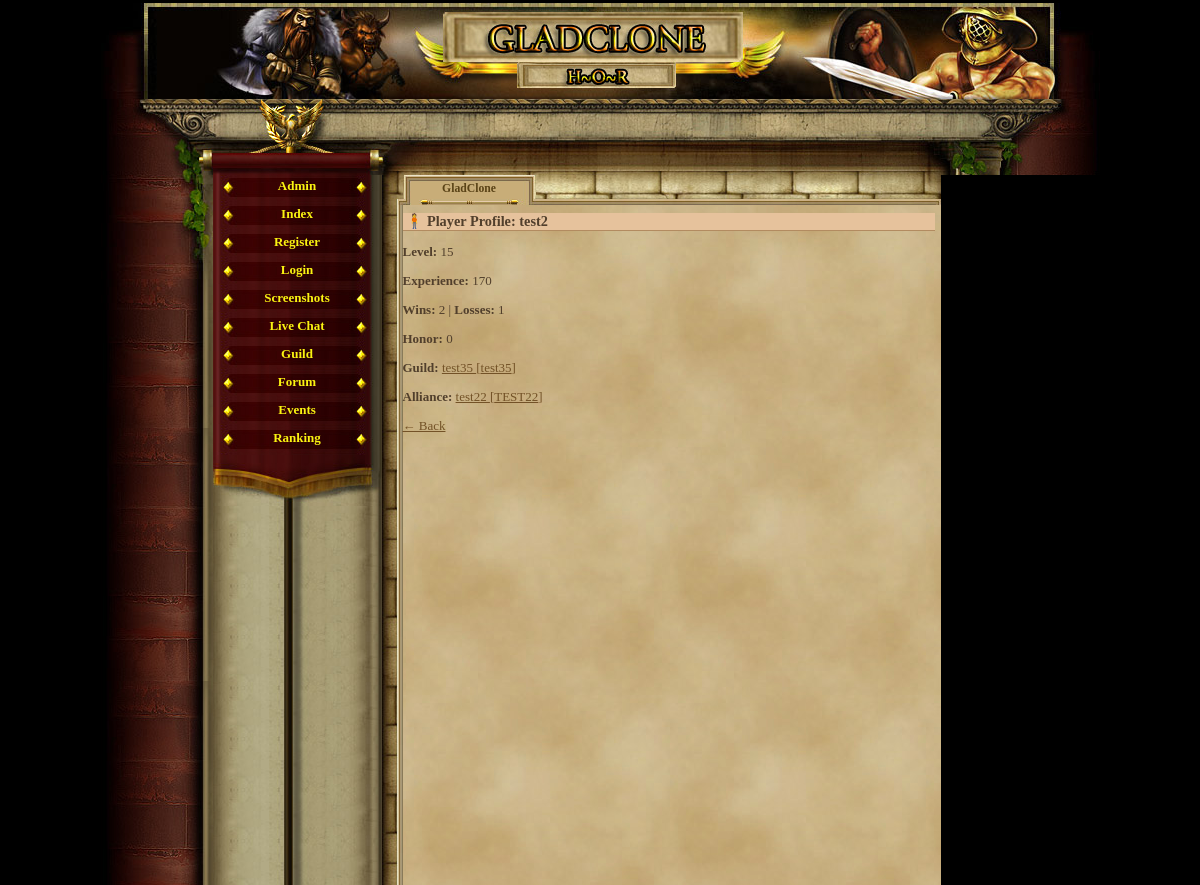
The app's page /player_profile.php?id=6 (signed in), older data.
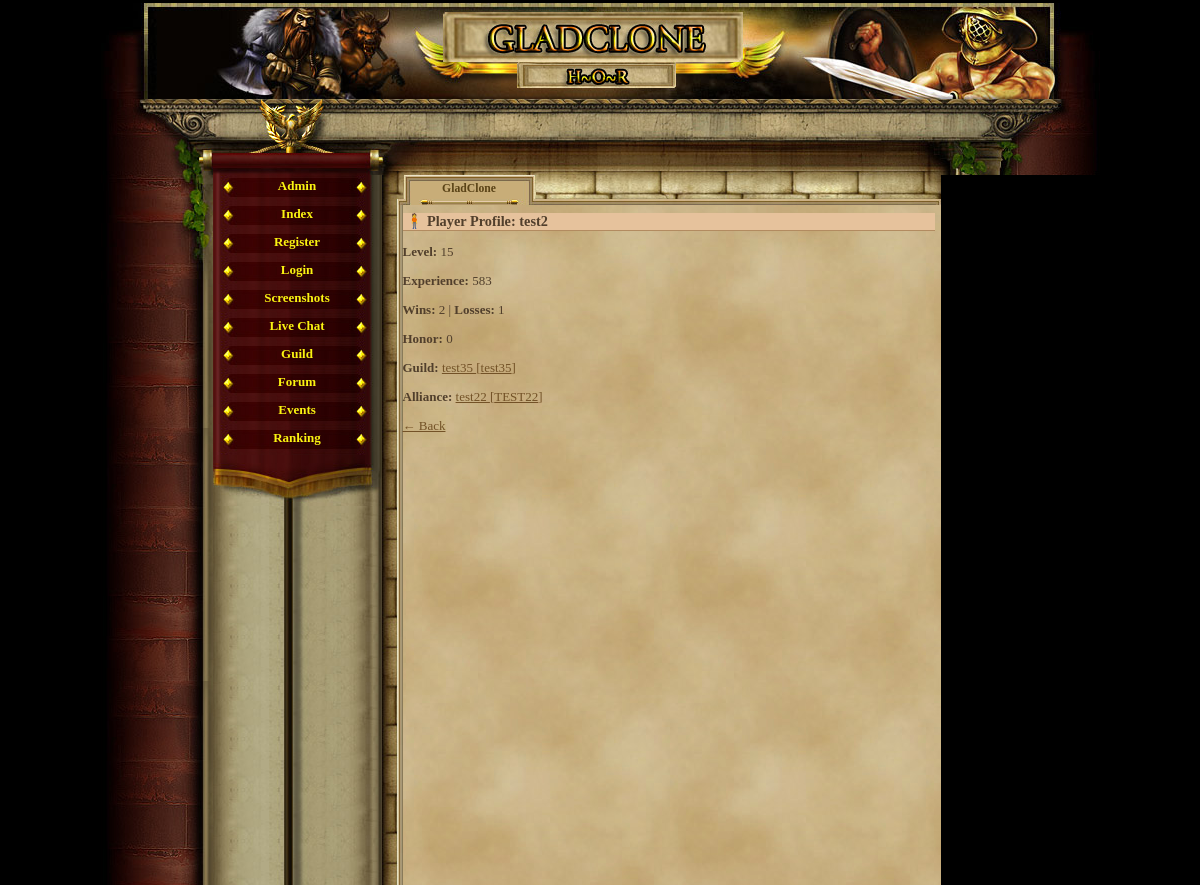
The same page, newer data.
### tables this page shows
CREATE TABLE `gracze` (
  `id` int(11) NOT NULL AUTO_INCREMENT,
  `gracz` int(11) NOT NULL DEFAULT '0',
  `login` varchar(24) NOT NULL,
  `haslo` varchar(40) NOT NULL,
  `email` varchar(40) NOT NULL,
  `plec` tinyint(4) NOT NULL DEFAULT '0',
  `avatar` tinyint(4) NOT NULL DEFAULT '1',
  `pregunta` text NOT NULL,
  `respuesta` text NOT NULL,
  `rank` int(1) NOT NULL DEFAULT '1',
  `nivel` int(1) NOT NULL DEFAULT '1',
  `exp` int(1) NOT NULL DEFAULT '0',
  `exp_max` int(1) NOT NULL DEFAULT '10',
  `honor` int(1) NOT NULL DEFAULT '0',
  `fama` int(1) NOT NULL DEFAULT '0',
  `victorias` int(1) NOT NULL DEFAULT '0',
  `perdidas` int(1) NOT NULL DEFAULT '0',
  `oro_robado` int(1) NOT NULL DEFAULT '0',
  `oro_perdido` int(1) NOT NULL DEFAULT '0',
  `atak` int(5) NOT NULL DEFAULT '0',
  `obrona` int(3) NOT NULL DEFAULT '0',
  `sila` int(1) NOT NULL DEFAULT '5',
  `sila_i` int(1) NOT NULL DEFAULT '0',
  `sila_max` int(1) NOT NULL DEFAULT '10',
  `zrecznosc` int(1) NOT NULL DEFAULT '5',
  `zrecznosc_i` int(1) NOT NULL DEFAULT '0',
  `zrecznosc_max` int(1) NOT NULL DEFAULT '10',
  `wyrzymalosc` int(1) NOT NULL DEFAULT '5',
  `wyrzymalosc_i` int(1) NOT NULL DEFAULT '0',
  `wyrzymalosc_max` int(1) NOT NULL DEFAULT '10',
  `constitucion` int(1) NOT NULL DEFAULT '5',
  `constitucion_i` int(1) NOT NULL DEFAULT '0',
  `constitucion_max` int(1) NOT NULL DEFAULT '10',
  `carisma` int(1) NOT NULL DEFAULT '5',
  `carisma_i` int(1) NOT NULL DEFAULT '0',
  `carisma_max` int(1) NOT NULL DEFAULT '10',
  `inteligencja` int(1) NOT NULL DEFAULT '5',
  `inteligencja_i` int(1) NOT NULL DEFAULT '0',
  `inteligencja_max` int(1) NOT NULL DEFAULT '10',
  `mdchance` int(1) NOT NULL DEFAULT '0',
  `dhchance` int(1) NOT NULL DEFAULT '0',
  `ctchance` int(1) NOT NULL DEFAULT '0',
  `zycie` int(100) NOT NULL DEFAULT '100',
  `zycie_max` int(100) NOT NULL DEFAULT '100',
  `obrazenia_min` int(1) NOT NULL DEFAULT '0',
  `obrazenia_max` int(3) NOT NULL DEFAULT '2',
  `zloto` int(100) NOT NULL DEFAULT '150',
  `zloto_skarbiec` int(11) NOT NULL,
  `punkty` int(11) NOT NULL,
  `pracuje` int(11) NOT NULL,
  `ostatnia_walka_pvp` int(11) NOT NULL,
  `ostatnia_walka_pvc` int(11) NOT NULL,
  `ostatnio_zregenerowano` int(11) NOT NULL,
  `titulo` varchar(24) NOT NULL DEFAULT 'Newbie',
  `arena_level` int(11) NOT NULL,
  `rubies` int(11) NOT NULL DEFAULT '0',
  `centurion_time` int(11) NOT NULL,
  `reportes` int(1) NOT NULL DEFAULT '0',
  `mensajes` int(1) NOT NULL DEFAULT '0',
  `noticias` int(1) NOT NULL DEFAULT '0',
  `bendicion1_type` int(11) NOT NULL,
  `bendicion1_time` int(11) NOT NULL,
  `bendicion2_type` int(11) NOT NULL,
  `bendicion2_time` int(11) NOT NULL,
  `bendicion3_type` int(11) NOT NULL,
  `bendicion3_time` int(11) NOT NULL,
  `bendicion4_type` int(11) NOT NULL,
  `bendicion4_time` int(11) NOT NULL,
  `ostatnia_aktywnosc` int(11) NOT NULL DEFAULT '0',
  `username_locked` tinyint(1) NOT NULL DEFAULT '0',
  `lock_login` tinyint(1) NOT NULL DEFAULT '0',
  `is_admin` tinyint(1) NOT NULL DEFAULT '0',
  `title` varchar(100) DEFAULT NULL,
  `is_banned` tinyint(1) NOT NULL DEFAULT '0',
  PRIMARY KEY (`id`),
  UNIQUE KEY `login` (`login`)
);

### player_profile.php (the view, shortened to what this page needs)
<?php
require_once('var/ustawienia.php');
require_once('gora_strony.php');
require_once('menu_l.php');
$player_id = (int)$_GET['id'];
$stmt = $conn->prepare("SELECT id, login, nivel, exp, victorias, perdidas, honor, title FROM gracze WHERE id = ?");
$stmt->bind_param("i", $player_id);
$stmt->execute();
$player = $stmt->get_result()->fetch_assoc();
$stmt = $conn->prepare("
    SELECT g.id, g.name, g.tag
    FROM guild_members gm
    JOIN guilds g ON gm.guild_id = g.id
    WHERE gm.player_id = ?
");
$stmt->bind_param("i", $player_id);
$stmt->execute();
$guild = $stmt->get_result()->fetch_assoc();
$alliance = null;
if ($guild) {
    $stmt = $conn->prepare("
        SELECT a.id, a.name, a.tag
        FROM alliance_members am
        JOIN alliances a ON am.alliance_id = a.id
        WHERE am.guild_id = ?
    ");
    $stmt->bind_param("i", $guild['id']);
    $stmt->execute();
    $alliance = $stmt->get_result()->fetch_assoc();
}
?>
<h2>🧍 Player Profile: <?= htmlspecialchars($player['login']) ?>
</h2>
<p><strong>Level:</strong> <?= $player['nivel'] ?></p>
<p><strong>Experience:</strong> <?= number_format($player['exp']) ?></p>
<p><strong>Wins:</strong> <?= $player['victorias'] ?> | <strong>Losses:</strong> <?= $player['perdidas'] ?></p>
<p><strong>Honor:</strong> <?= $player['honor'] ?></p>
<?php if ($guild): ?>
    <p><strong>Guild:</strong>
        <a href="guild.php?id=<?= $guild['id'] ?>">
            <?= htmlspecialchars($guild['name']) ?> [<?= htmlspecialchars($guild['tag']) ?>]
        </a>
    </p>
<?php endif; ?>
<?php if ($alliance): ?>
    <p><strong>Alliance:</strong>
        <a href="alliance_view.php?id=<?= $alliance['id'] ?>">
            <?= htmlspecialchars($alliance['name']) ?> [<?= htmlspecialchars($alliance['tag']) ?>]
        </a>
    </p>
<?php endif; ?>
<a href="index.php">← Back</a>

Row changes from the older to the newer data that the page shows:
changed gracze "test2": exp "170" → "583"
